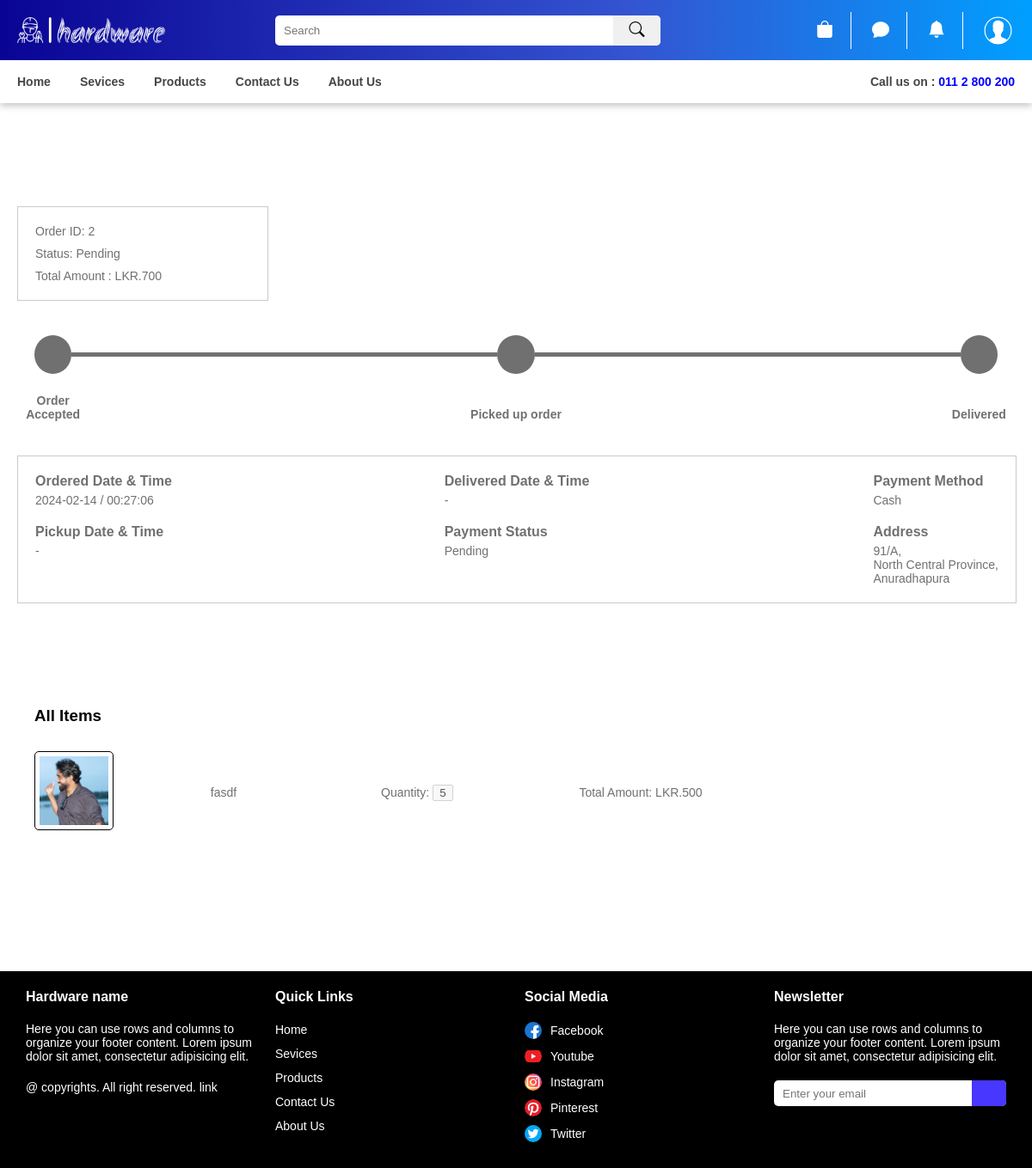
Page /public/order-history-view.php?order_id=2 (signed in) on the committed database.
### tables this page shows
CREATE TABLE `delivery` (
  `delivery_id` int(50) NOT NULL,
  `delivery_boy_id` int(50) NOT NULL,
  `order_id` int(50) NOT NULL,
  `date_of_pickup` date DEFAULT NULL,
  `time_of_pickup` time DEFAULT NULL,
  `date_of_delivered` date DEFAULT NULL,
  `time_of_delivered` time DEFAULT NULL,
  `first_name` varchar(255) NOT NULL,
  `last_name` varchar(255) NOT NULL,
  `phone_no` varchar(255) NOT NULL,
  `status` varchar(50) NOT NULL,
  `house_no` varchar(255) NOT NULL,
  `state` varchar(255) NOT NULL,
  `city` varchar(255) NOT NULL,
  `delivery_cost` double NOT NULL,
  `description` text DEFAULT NULL,
  `latitude` varchar(255) NOT NULL,
  `longitude` varchar(255) NOT NULL
);

CREATE TABLE `orders` (
  `order_id` int(50) NOT NULL,
  `customer_id` int(11) NOT NULL,
  `date` date NOT NULL,
  `time` time NOT NULL,
  `payment_method` varchar(50) NOT NULL,
  `payment_status` varchar(50) NOT NULL,
  `order_status` varchar(50) NOT NULL
);

CREATE TABLE `order_details` (
  `order_details_id` int(50) NOT NULL,
  `order_id` int(50) NOT NULL,
  `item_id` int(50) NOT NULL,
  `order_type` varchar(50) NOT NULL,
  `quantity` int(255) NOT NULL
);

CREATE TABLE `item_image` (
  `item_image_id` int(50) NOT NULL,
  `item_id` int(50) NOT NULL,
  `image_url` varchar(255) NOT NULL
);

CREATE TABLE `item` (
  `item_id` int(100) NOT NULL,
  `item_category` int(100) NOT NULL,
  `name` varchar(100) NOT NULL,
  `price` int(50) NOT NULL,
  `stock_quantity` int(50) NOT NULL,
  `creation_date` date DEFAULT NULL,
  `expiration_date` date DEFAULT NULL,
  `brand` varchar(100) DEFAULT NULL,
  `discount` int(50) DEFAULT NULL,
  `warranty` varchar(50) NOT NULL,
  `weight` int(100) DEFAULT NULL,
  `manufacturer` varchar(255) DEFAULT NULL,
  `description` varchar(255) NOT NULL
);

### public/order-history-view.php (the view, shortened to what this page needs)
<?php
include "../config/database.php";
$date_of_pickup = "";
$time_of_pickup = "";
$date_of_delivered = "";
$time_of_delivered = "";
$status = "";
$house_no = "";
$state = "";
$city = "";
$time = "";
$date = "";
$total_amount = 0;
$payment_method = "";
$payment_status = "";
$order_id = "";
if (isset($_GET['order_id'])) {
    if (!empty($_GET['order_id'])) {
        $order_id = $_GET['order_id'];
    }
}
$selectOrderQuery = "SELECT * FROM `orders` WHERE `order_id` = $order_id";
$resultOrder = $conn->query($selectOrderQuery);
if ($resultOrder->num_rows > 0) {
    while ($rowOrder = $resultOrder->fetch_assoc()) {
        $date = $rowOrder['date'];
        $time = $rowOrder['time'];
        $payment_method = $rowOrder['payment_method'];
        $payment_status = $rowOrder['payment_status'];
        $selectDeliveryQuery = "SELECT * FROM `delivery` WHERE `order_id` = $order_id";
        $resultDelivery = $conn->query($selectDeliveryQuery);
        if ($resultDelivery->num_rows > 0) {
            $rowDelivery = $resultDelivery->fetch_assoc();
            $date_of_pickup = $rowDelivery['date_of_pickup'];
            $time_of_pickup = $rowDelivery['time_of_pickup'];
            $date_of_delivered = $rowDelivery['date_of_delivered'];
            $time_of_delivered = $rowDelivery['time_of_delivered'];
            $status = $rowDelivery['status'];
            $house_no = $rowDelivery['house_no'];
            $state = $rowDelivery['state'];
            $city = $rowDelivery['city'];
            $selectOrderDetailsQuery = "SELECT * FROM `order_details` WHERE `order_id` = $order_id";
            $resultOrderDetails = $conn->query($selectOrderDetailsQuery);
            if ($resultOrderDetails->num_rows > 0) {
                while ($rowOrderDetails = $resultOrderDetails->fetch_assoc()) {
                    $item_id = $rowOrderDetails['item_id'];
                    $quantity = $rowOrderDetails['quantity'];
                    $selectItemQuery = "SELECT * FROM `item` WHERE `item_id` = $item_id";
                    $resultItem = $conn->query($selectItemQuery);
                    if ($resultItem->num_rows > 0) {
                        $rowItem = $resultItem->fetch_assoc();
                        $price = $rowItem['price'];
                        $total_amount += $quantity * $price;
                    }
                }
            }
        }
    }
}
$total_amount += 200;
?>
<!DOCTYPE html>
<html lang="en">
<head>
    <link href="https://cdn.jsdelivr.net/npm/remixicon@3.6.0/fonts/remixicon.css" rel="stylesheet">
    <link rel="stylesheet" href="./assets/css/user-nav-1.css">
    <link rel="stylesheet" href="./assets/css/user-nav-2.css">
    <link rel="stylesheet" href="./assets/css/user-menu.css">
    <link rel="stylesheet" href="./assets/css/user-search-bar.css">
    <link rel="stylesheet" href="./assets/css/user-footer.css">
    <link rel="stylesheet" href="./assets/css/user-style.css">
    <link rel="stylesheet" href="./assets/css/user-cart.css">
    <link rel="stylesheet" href="./assets/css/button.css">
    <link rel="stylesheet" href="./assets/css/dashboard-history-view.css">
    <link rel="stylesheet" href="./assets/css/line-1.css">
    <link rel="stylesheet" href="./assets/css/dashboard-history.css">
</head>
<body>
    <div class="container">
        <?php
        include "../template/user-nav.php";
        ?>
        <?php
        include "../template/user-menu.php";
        ?>
        <section>
            <div class="user-cart">
                <div class="box">
                    <div class="history">
                        <div class="history-details-1">
                            <p>Order ID: <?php echo $order_id ?></p>
                            <p>Status: <?php echo ucfirst($status) ?></p>
                            <p>Total Amount : LKR.<?php echo $total_amount ?></p>
                        </div>
                        <div class="history-details-2">
                            <div class="line-content">
                                <div class="line-all-content">
                                    <div class="line-circle line-circle-1 <?php if ($status == "accept" || $status == "pickedup" || $status == "delivered") {
                                                                                echo "active";
                                                                            } ?>">
                                        <h4>Order Accepted</h4>
                                    </div>
                                    <div class="line line-1 <?php if ($status == "pickedup" || $status == "delivered") {
                                                                echo "active";
                                                            } ?>"></div>
                                    <div class="line-circle line-circle-2 <?php if ($status == "pickedup" || $status == "delivered") {
                                                                                echo "active";
                                                                            } ?>">
                                        <h4>Picked up order</h4>
                                    </div>
                                    <div class="line  line-2 <?php if ($status == "delivered") {
                                                                    echo "active";
                                                                } ?>"></div>
                                    <div class="line-circle line-circle-3 <?php if ($status == "delivered") {
                                                                                echo "active";
                                                                            } ?>">
                                        <h4>Delivered</h4>
                                    </div>
                                </div>
                            </div>
                        </div>
                        <div class="history-details-3">
                            <div class="history-details-3-content-1">
                                <h4>Ordered Date & Time</h4>
                                <p><?php echo $date . ' / ' . $time ?></p>
                                <h4>Pickup Date & Time</h4>
                                <p><?php if (!empty($date_of_pickup)) {
                                        echo $date_of_pickup . ' / ' . $time_of_pickup;
                                    } else {
                                        echo "-";
                                    } ?></p>
                            </div>
                            <div class="history-details-3-content-2">
                                <div>
                                    <h4>Delivered Date & Time</h4>
                                    <p><?php if (!empty($date_of_delivered)) {
                                            echo $date_of_delivered . ' / ' . $time_of_delivered;
                                        } else {
                                            echo "-";
                                        } ?></p>
                                    <h4>Payment Status</h4>
                                    <p><?php echo ucfirst($payment_status) ?></p>
                                </div>
                            </div>
                            <div class="history-details-3-content-3">
                                <div>
                                    <h4>Payment Method</h4>
                                    <p><?php echo ucfirst($payment_method) ?></p>
                                    <h4>Address</h4>
                                    <p><?php echo ucfirst($house_no) . ',<br>' . ucfirst($state) . ',<br>' . ucfirst($city) ?></p>
                                </div>
                            </div>
                        </div>
                    </div>
                    <div class="user-cart">
                        <div class="box">
                            <h3>All Items</h3>
                            <div class="user-cart-content">
                                <div style="width: 100%; ">
                                    <?php
                                    $selectOrderQuery = "SELECT * FROM `orders` WHERE `order_id` = $order_id";
                                    $resultOrder = $conn->query($selectOrderQuery);
                                    if ($resultOrder->num_rows > 0) {
                                        while ($rowOrder = $resultOrder->fetch_assoc()) {
                                            $selectDeliveryQuery = "SELECT * FROM `delivery` WHERE `order_id` = $order_id";
                                            $resultDelivery = $conn->query($selectDeliveryQuery);
                                            if ($resultDelivery->num_rows > 0) {
                                                $selectOrderDetailsQuery = "SELECT * FROM `order_details` WHERE `order_id` = $order_id";
                                                $resultOrderDetails = $conn->query($selectOrderDetailsQuery);
                                                if ($resultOrderDetails->num_rows > 0) {
                                                    while ($rowOrderDetails = $resultOrderDetails->fetch_assoc()) {
                                                        $item_id = $rowOrderDetails['item_id'];
                                                        $quantity = $rowOrderDetails['quantity'];
                                                        $selectItemQuery = "SELECT * FROM `item` WHERE `item_id` = $item_id";
                                                        $resultItem = $conn->query($selectItemQuery);
                                                        if ($resultItem->num_rows > 0) {
                                                            $rowItem = $resultItem->fetch_assoc();
                                                            $name = $rowItem['name'];
                                                            $price = $rowItem['price'];
                                                            $selectItemImageQuery = "SELECT * FROM `item_image` WHERE `item_id` = $item_id";
                                                            $resultItemImage = $conn->query($selectItemImageQuery);
                                                            if ($resultItemImage->num_rows > 0) {
                                                                $rowItemImage = $resultItemImage->fetch_assoc();
                                                                $image_url = $rowItemImage['image_url'];
                                                                $total_amount_item = $price * $quantity;
                                                                echo '
                                                                    <div class="user-cart-product">
                                                                        <div class="cart-product-1">
                                                                            <div class="cart-product-1-1">
                                                                                <img src="./assets/images/product/' . $image_url . '" alt="" style="object-fit:cover;">
                                                                            </div>
                                                                            <div class="cart-product-1-2">
                                                                                <div class="cart-product-1-2-1">
                                                                                    <p>' . $name . '</p>
                                                                                </div>
                                                                                <div class="cart-product-1-2-2">
                                                                                    <div class="cart-q">
                                                                                        <p>Quantity: <input class="quantity" type="text" value="' . $quantity . '" disabled></p>
                                                                                    </div>
                                                                                </div>
                                                                            </div>
                                                                        </div>
                                                                        <div class="cart-product-2">
                                                                            <div class="cart-product-1-2-1">
                                                                                <p class="total-amount-item">Total Amount: LKR.' . $total_amount_item . '</p>
                                                                            </div>
                                                                            <div class="cart-product-1-2-2">';
                                                                echo '
                                                                            </div>
                                                                        </div>
                                                                    </div>
                                                                ';
                                                            }
                                                        }
                                                    }
                                                }
                                            }
                                        }
                                    }
                                    ?>
                                </div>
                            </div>
                        </div>
                    </div>
                </div>
        </section>
        <?php
        include "../template/user-footer.php";
        ?>
    </div>
</body>
</html>

### rows in the picture
delivery: status "Pending", house_no "91/A", state "North Central Province", city "Anuradhapura"
orders: date "2024-02-14", time "00:27:06", payment_status "Pending", payment_method "Cash"
order_details: item_image.image_url (picture), item.name "fasdf", quantity "5", total_amount_item "500"

### other values in the picture
$order_id "2"
$total_amount "700"
